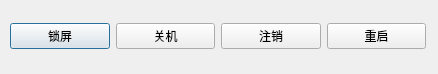
<?xml version="1.0" encoding="UTF-8"?>
<ui version="4.0">
 <class>Dialog</class>
 <widget class="QDialog" name="Dialog">
  <property name="geometry">
   <rect>
    <x>0</x>
    <y>0</y>
    <width>438</width>
    <height>74</height>
   </rect>
  </property>
  <property name="windowTitle">
   <string>Dialog</string>
  </property>
  <property name="windowIcon">
   <iconset resource="images.qrc">
    <normaloff>:/resources/resources/关闭_爱给网_aigei_com_16x16.png</normaloff>:/resources/resources/关闭_爱给网_aigei_com_16x16.png</iconset>
  </property>
  <property name="modal">
   <bool>true</bool>
  </property>
  <widget class="QWidget" name="horizontalLayoutWidget">
   <property name="geometry">
    <rect>
     <x>10</x>
     <y>0</y>
     <width>416</width>
     <height>72</height>
    </rect>
   </property>
   <layout class="QHBoxLayout" name="horizontalLayout">
    <item>
     <widget class="QPushButton" name="lock">
      <property name="text">
       <string>锁屏</string>
      </property>
     </widget>
    </item>
    <item>
     <widget class="QPushButton" name="shutdown">
      <property name="text">
       <string>关机</string>
      </property>
     </widget>
    </item>
    <item>
     <widget class="QPushButton" name="logout">
      <property name="text">
       <string>注销</string>
      </property>
     </widget>
    </item>
    <item>
     <widget class="QPushButton" name="reboot">
      <property name="text">
       <string>重启</string>
      </property>
     </widget>
    </item>
   </layout>
  </widget>
 </widget>
 <resources>
  <include location="images.qrc"/>
 </resources>
 <connections/>
</ui>
